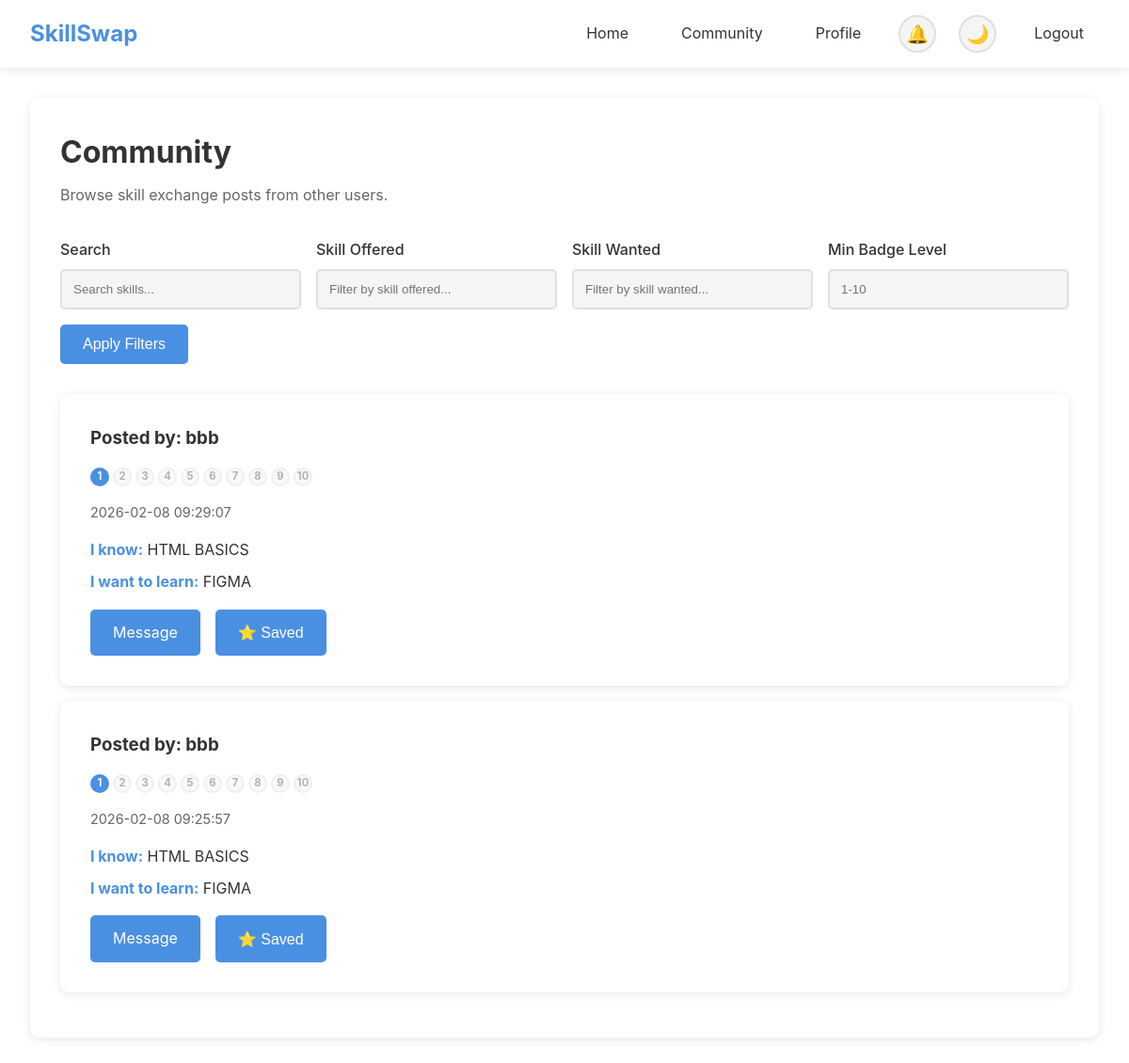
Page /community (signed in) on the committed database.
### tables this page shows
CREATE TABLE skills (
        id INTEGER PRIMARY KEY AUTOINCREMENT,
        user_id INTEGER NOT NULL,
        skill_offered TEXT NOT NULL,
        skill_wanted TEXT NOT NULL,
        description TEXT,
        created_at TIMESTAMP DEFAULT CURRENT_TIMESTAMP,
        FOREIGN KEY (user_id) REFERENCES users(id)
    );

CREATE TABLE users (
        id INTEGER PRIMARY KEY AUTOINCREMENT,
        username TEXT UNIQUE NOT NULL,
        email TEXT UNIQUE NOT NULL,
        password TEXT NOT NULL,
        created_at TIMESTAMP DEFAULT CURRENT_TIMESTAMP
    , profile_summary TEXT, language TEXT DEFAULT "en", font_size TEXT DEFAULT "medium", theme TEXT DEFAULT "light", is_admin INTEGER DEFAULT 0, badge_level INTEGER DEFAULT 1);

### app.py (the view)
@app.route('/community')
@login_required
def community():
    search = request.args.get('search', '').strip()
    skill_offered = request.args.get('skill_offered', '').strip()
    skill_wanted = request.args.get('skill_wanted', '').strip()
    min_badge = request.args.get('min_badge', '')
    min_rating = request.args.get('min_rating', '')
    conn = get_db()
    c = conn.cursor()
    query = '''SELECT s.*, u.username, COALESCE(u.badge_level, 1) as badge_level,
               COALESCE(AVG(r.rating), 0) as avg_rating
               FROM skills s
               JOIN users u ON s.user_id = u.id
               LEFT JOIN ratings r ON r.rated_user_id = u.id'''
    conditions = []
    params = []
    if search:
        conditions.append('(s.skill_offered LIKE ? OR s.skill_wanted LIKE ? OR s.description LIKE ?)')
        params.extend([f'%{search}%', f'%{search}%', f'%{search}%'])
    if skill_offered:
        conditions.append('s.skill_offered LIKE ?')
        params.append(f'%{skill_offered}%')
    if skill_wanted:
        conditions.append('s.skill_wanted LIKE ?')
        params.append(f'%{skill_wanted}%')
    if min_badge:
        conditions.append('COALESCE(u.badge_level, 1) >= ?')
        params.append(int(min_badge))
    if conditions:
        query += ' WHERE ' + ' AND '.join(conditions)
    query += ' GROUP BY s.id, u.id ORDER BY s.created_at DESC'
    c.execute(query, params)
    posts = c.fetchall()
    c.execute('SELECT skill_post_id FROM bookmarks WHERE user_id = ?', (session['user_id'],))
    bookmarked_ids = [row['skill_post_id'] for row in c.fetchall()]
    conn.close()
    notification_count = get_unread_notification_count(session['user_id'])
    return render_template('community.html',
                         posts=posts,
                         search=search,
                         skill_offered=skill_offered,
                         skill_wanted=skill_wanted,
                         min_badge=min_badge,
                         min_rating=min_rating,
                         bookmarked_ids=bookmarked_ids,
                         notification_count=notification_count)

### app.py (called while the page is built)
def get_db():
    conn = sqlite3.connect(DATABASE)
    conn.row_factory = sqlite3.Row
    return conn

def login_required(f):
    @wraps(f)
    def decorated_function(*args, **kwargs):
        if 'user_id' not in session:
            return redirect(url_for('login'))
        return f(*args, **kwargs)
    return decorated_function

def get_unread_notification_count(user_id):
    conn = get_db()
    c = conn.cursor()
    c.execute('SELECT COUNT(*) as count FROM notifications WHERE user_id = ? AND is_read = 0', (user_id,))
    result = c.fetchone()
    conn.close()
    return result['count'] if result else 0

@app.context_processor
def inject_notification_count():
    if 'user_id' in session:
        return {'notification_count': get_unread_notification_count(session['user_id'])}
    return {'notification_count': 0}

### templates/community.html (shortened to what this page needs)
{% extends "base.html" %}
{% block content %}
<div class="card">
    <h1>Community</h1>
    <p style="margin-top: 0.5rem; color: var(--text-secondary);">Browse skill exchange posts from other users.</p>
    <form method="GET" action="{{ url_for('community') }}" style="margin: 2rem 0;">
        <div style="display: grid; grid-template-columns: repeat(auto-fit, minmax(200px, 1fr)); gap: 1rem; margin-bottom: 1rem;">
            <div>
                <label style="display: block; margin-bottom: 0.5rem; color: var(--text-primary); font-weight: 500;">Search</label>
                <input type="text" name="search" value="{{ search }}" placeholder="Search skills..." style="width: 100%; padding: 0.75rem; border: 2px solid var(--border-color); border-radius: 5px; background-color: var(--bg-secondary); color: var(--text-primary);">
            </div>
            <div>
                <label style="display: block; margin-bottom: 0.5rem; color: var(--text-primary); font-weight: 500;">Skill Offered</label>
                <input type="text" name="skill_offered" value="{{ skill_offered }}" placeholder="Filter by skill offered..." style="width: 100%; padding: 0.75rem; border: 2px solid var(--border-color); border-radius: 5px; background-color: var(--bg-secondary); color: var(--text-primary);">
            </div>
            <div>
                <label style="display: block; margin-bottom: 0.5rem; color: var(--text-primary); font-weight: 500;">Skill Wanted</label>
                <input type="text" name="skill_wanted" value="{{ skill_wanted }}" placeholder="Filter by skill wanted..." style="width: 100%; padding: 0.75rem; border: 2px solid var(--border-color); border-radius: 5px; background-color: var(--bg-secondary); color: var(--text-primary);">
            </div>
            <div>
                <label style="display: block; margin-bottom: 0.5rem; color: var(--text-primary); font-weight: 500;">Min Badge Level</label>
                <input type="number" name="min_badge" value="{{ min_badge }}" min="1" max="10" placeholder="1-10" style="width: 100%; padding: 0.75rem; border: 2px solid var(--border-color); border-radius: 5px; background-color: var(--bg-secondary); color: var(--text-primary);">
            </div>
        </div>
        <div style="display: flex; gap: 1rem;">
            <button type="submit" class="btn">Apply Filters</button>
        </div>
    </form>
    {% if posts %}
        {% for post in posts %}
        <div class="card" style="margin-top: 1rem;">
            <div style="display: flex; justify-content: space-between; align-items: start; margin-bottom: 1rem;">
                <div>
                    <h3 style="margin-bottom: 0.5rem;">Posted by: {{ post.username }}</h3>
                    <div class="badge-display" style="margin-top: 0.5rem;">
                        {% for i in range(1, 11) %}
                        <div class="badge {% if i <= (post.badge_level or 1) %}unlocked{% else %}locked{% endif %}" title="Badge {{ i }}" style="width: 20px; height: 20px; font-size: 0.7rem;">
                            {{ i }}
                        </div>
                        {% endfor %}
                    </div>
                    <p style="color: var(--text-secondary); font-size: 0.9rem; margin-top: 0.5rem;">{{ post.created_at }}</p>
                </div>
            </div>
            <div style="margin: 1rem 0;">
                <p><strong style="color: var(--accent-color);">I know:</strong> {{ post.skill_offered }}</p>
                <p style="margin-top: 0.5rem;"><strong style="color: var(--accent-color);">I want to learn:</strong> {{ post.skill_wanted }}</p>
            </div>
            <div style="margin-top: 1rem; display: flex; gap: 1rem;">
                <a href="{{ url_for('message', post_id=post.id) }}" class="btn">Message</a>
                <button class="btn bookmark-btn" data-post-id="{{ post.id }}" style="background-color: {% if post.id in bookmarked_ids %}var(--accent-color){% else %}var(--text-secondary){% endif %};">
                    {% if post.id in bookmarked_ids %}⭐ Saved{% else %}🔖 Bookmark{% endif %}
                </button>
            </div>
        </div>
        {% endfor %}
    {% endif %}
</div>
{% endblock %}

### templates/base.html (shortened to what this page needs)
<!DOCTYPE html>
<html lang="en" data-theme="light">
<head>
</head>
<body>
    <nav class="navbar">
        <div class="nav-container">
            <div class="nav-brand">
                <a href="{{ url_for('index') }}">SkillSwap</a>
            </div>
            <ul class="nav-menu">
                {% if session.user_id %}
                <li><a href="{{ url_for('dashboard') }}" class="nav-link">Home</a></li>
                <li><a href="{{ url_for('community') }}" class="nav-link">Community</a></li>
                <li><a href="{{ url_for('profile') }}" class="nav-link">Profile</a></li>
                <li>
                    <a href="{{ url_for('notifications') }}" class="notification-icon" title="Notifications">
                        🔔
                    </a>
                </li>
                <li>
                    <button class="theme-toggle" id="themeToggle" aria-label="Toggle theme">
                        <span class="theme-icon" id="themeIcon">🌙</span>
                    </button>
                </li>
                <li><a href="{{ url_for('logout') }}" class="nav-link">Logout</a></li>
                {% endif %}
            </ul>
        </div>
    </nav>
    <main class="main-content">
        {% block content %}{% endblock %}
    </main>
</body>
</html>

### templates/base.html (style rules this page uses)
:root { --bg-primary: #ffffff; --bg-secondary: #f5f5f5; --text-primary: #333333; --text-secondary: #666666; --accent-color: #4a90e2; --accent-hover: #357abd; --border-color: #e0e0e0; --nav-bg: #ffffff; --nav-shadow: rgba(0, 0, 0, 0.1); --card-bg: #ffffff; --card-shadow: rgba(0, 0, 0, 0.1); }
* { margin: 0; padding: 0; box-sizing: border-box; }
body { font-family: -apple-system, BlinkMacSystemFont, 'Segoe UI', Roboto, Oxygen, Ubuntu, Cantarell, sans-serif; background-color: var(--bg-primary); color: var(--text-primary); line-height: 1.6; transition: background-color 0.3s ease, color 0.3s ease; }
body[data-font-size="medium"] { font-size: 1rem; }
.navbar { background-color: var(--nav-bg); box-shadow: 0 2px 10px var(--nav-shadow); padding: 1rem 0; position: sticky; top: 0; z-index: 1000; transition: background-color 0.3s ease, box-shadow 0.3s ease; }
.nav-container { max-width: 1200px; margin: 0 auto; padding: 0 2rem; display: flex; justify-content: space-between; align-items: center; }
.nav-brand a { font-size: 1.5rem; font-weight: bold; color: var(--accent-color); text-decoration: none; transition: color 0.3s ease; }
.nav-menu { display: flex; list-style: none; align-items: center; gap: 1.5rem; }
.nav-link { color: var(--text-primary); text-decoration: none; padding: 0.5rem 1rem; border-radius: 5px; transition: background-color 0.3s ease, color 0.3s ease; }
.theme-toggle { background: var(--bg-secondary); border: 2px solid var(--border-color); border-radius: 50%; width: 40px; height: 40px; display: flex; align-items: center; justify-content: center; cursor: pointer; transition: all 0.3s ease; font-size: 1.2rem; padding: 0; }
.theme-icon { display: inline-block; transition: transform 0.3s ease; }
.notification-icon { position: relative; background: var(--bg-secondary); border: 2px solid var(--border-color); border-radius: 50%; width: 40px; height: 40px; display: flex; align-items: center; justify-content: center; cursor: pointer; transition: all 0.3s ease; font-size: 1.2rem; text-decoration: none; color: var(--text-primary); }
.badge-display { display: inline-flex; gap: 0.25rem; margin: 0.5rem 0; }
.badge { width: 30px; height: 30px; border-radius: 50%; display: inline-flex; align-items: center; justify-content: center; font-size: 0.8rem; font-weight: bold; border: 2px solid; }
.badge.unlocked { background-color: var(--accent-color); color: white; border-color: var(--accent-color); }
.badge.locked { background-color: var(--bg-secondary); color: var(--text-secondary); border-color: var(--border-color); opacity: 0.5; }
.main-content { max-width: 1200px; margin: 2rem auto; padding: 0 2rem; min-height: calc(100vh - 200px); }
.card { background-color: var(--card-bg); border-radius: 10px; padding: 2rem; margin: 1rem 0; box-shadow: 0 2px 10px var(--card-shadow); transition: box-shadow 0.3s ease, background-color 0.3s ease; }
.btn { background-color: var(--accent-color); color: white; border: none; padding: 0.75rem 1.5rem; border-radius: 5px; cursor: pointer; font-size: 1rem; transition: background-color 0.3s ease, transform 0.2s ease; text-decoration: none; display: inline-block; }

### rows in the picture
skills: username "bbb", i "1" "2" "3" "4" "5" "6" "7" "8" "9" "10", created_at "2026-02-08 09:29:07", skill_offered "HTML BASICS", skill_wanted "FIGMA", shows "⭐ Saved"
skills: username "bbb", i "1" "2" "3" "4" "5" "6" "7" "8" "9" "10", created_at "2026-02-08 09:25:57", skill_offered "HTML BASICS", skill_wanted "FIGMA", shows "⭐ Saved"
